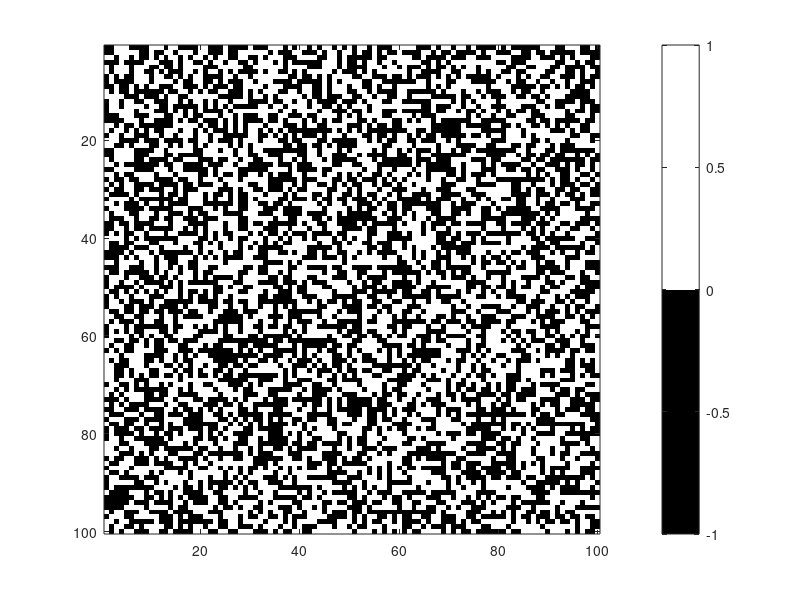

Reproduce this figure in MATLAB. (Note: this script raises an error after producing the figure.)
clear all
close all;
tic
% MATLAB code for Hysteresis curve using Ising model, Monte Carlo method, and Metropolis conditions

% Parameters
L_rows = 100; % Number of rows in lattice
L_cols = 100; % Number of columns in lattice
J = 1; % Interaction energy (positive for ferromagnetic material)
T = 1.5; % Temperature (in units of J/kB)
H_vals = linspace(0, 3, 5000); % Range of external magnetic field (0 to 10)
steps_per_H = 5000; % Monte Carlo steps for each H value

% Initialize spin lattice with random spins (-1 or +1)
spin_lattice = 2 * randi([0, 1], L_rows, L_cols) - 1; 

% Display initial lattice configuration
figure;
imagesc(spin_lattice);
colormap([0 0 0; 1 1 1]); % Custom colormap: black for -1, white for 1
caxis([-1 1]); % Set color axis limits to fix mapping
colorbar('Ticks', [-1, 1], 'TickLabels', {'-1', '1'});
title('Initial Spin Lattice');
xlabel('X Position');
ylabel('Y Position');
set(gca, 'YDir', 'normal'); % Reverse y-axis direction
drawnow;
toc
% Initialize magnetization and field arrays
magnetization = zeros(1, length(H_vals));

% Function to calculate energy of a given spin configuration
function E = calculate_energy(spin_lattice, L_rows, L_cols, J, H)
    E = 0;
    for i = 1:L_rows
        for j = 1:L_cols
            % Sum over nearest neighbors with periodic boundary conditions
            S = spin_lattice(i, j);
            neighbors = spin_lattice(mod(i, L_rows) + 1, j) + spin_lattice(mod(i - 2, L_rows) + 1, j) + ...
                        spin_lattice(i, mod(j, L_cols) + 1) + spin_lattice(i, mod(j - 2, L_cols) + 1);
            E = E - J * S * neighbors - H * S;
        end
    end
end







%Initial starting from 0
% Monte Carlo simulation with Metropolis algorithm for forward field sweep (0 to 10)
for h = 1:length(H_vals)
    H = H_vals(h); % Current magnetic field
    for step = 1:steps_per_H
        % Choose a random spin to flip
        i = randi([1, L_rows]);
        j = randi([1, L_cols]);

        % Calculate energy difference (dE) if this spin is flipped
        S = spin_lattice(i, j);
        neighbors = spin_lattice(mod(i, L_rows) + 1, j) + spin_lattice(mod(i - 2, L_rows) + 1, j) + ...
                    spin_lattice(i, mod(j, L_cols) + 1) + spin_lattice(i, mod(j - 2, L_cols) + 1);
        dE = 2 * S * (J * neighbors + H);

        % Metropolis condition: accept flip if dE < 0 or with probability exp(-dE / T)
        if dE < 0 || rand() < exp(-dE / T)
            spin_lattice(i, j) = -S;
        end
    end
    
    % Calculate magnetization after equilibration for this H
    magnetization(h) = mean(spin_lattice(:));
end

figure;
imagesc(spin_lattice);
colormap([0 0 0; 1 1 1]); % Custom colormap: black for -1, white for 1
caxis([-1 1]); % Set color axis limits to fix mapping
colorbar('Ticks', [-1, 1], 'TickLabels', {'-1', '1'});
title('Forward field Spin Lattice');
xlabel('X Position');
ylabel('Y Position');
set(gca, 'YDir', 'normal'); % Reverse y-axis direction
drawnow;
toc









% Reverse the field sweep:
H_vals_back = linspace(3, -3, 5000); % Range of external magnetic field (10 to -10)
magnetization_back = zeros(1, length(H_vals_back));

% Start reverse sweep from the final lattice state of forward sweep
spin_lattice_back = spin_lattice;

% Monte Carlo simulation with Metropolis algorithm for reverse field sweep (10 to -10)
for h = 1:length(H_vals_back)
    H = H_vals_back(h); % Current magnetic field
    for step = 1:steps_per_H
        % Choose a random spin to flip
        i = randi([1, L_rows]);
        j = randi([1, L_cols]);

        % Calculate energy difference (dE) if this spin is flipped
        S = spin_lattice_back(i, j);
        neighbors = spin_lattice_back(mod(i, L_rows) + 1, j) + spin_lattice_back(mod(i - 2, L_rows) + 1, j) + ...
                    spin_lattice_back(i, mod(j, L_cols) + 1) + spin_lattice_back(i, mod(j - 2, L_cols) + 1);
        dE = 2 * S * (J * neighbors + H);

        % Metropolis condition: accept flip if dE < 0 or with probability exp(-dE / T)
        if dE < 0 || rand() < exp(-dE / T)
            spin_lattice_back(i, j) = -S;
        end
    end
    
    % Calculate magnetization after equilibration for this H
    magnetization_back(h) = mean(spin_lattice_back(:));
end
figure;
imagesc(spin_lattice_back);
colormap([0 0 0; 1 1 1]); % Custom colormap: black for -1, white for 1
caxis([-1 1]); % Set color axis limits to fix mapping
colorbar('Ticks', [-1, 1], 'TickLabels', {'-1', '1'});
title('Reverse field Spin Lattice');
xlabel('X Position');
ylabel('Y Position');
set(gca, 'YDir', 'normal'); % Reverse y-axis direction
drawnow;
toc










% Forward the field sweep again:
H_vals_forw = linspace(-3, 3, 5000); % Range of external magnetic field (10 to -10)
magnetization_forw = zeros(1, length(H_vals_forw));

% Start reverse sweep from the final lattice state of forward sweep
spin_lattice_forw = spin_lattice_back;

% Monte Carlo simulation with Metropolis algorithm for reverse field sweep (10 to -10)
for h = 1:length(H_vals_forw)
    H = H_vals_forw(h); % Current magnetic field
    for step = 1:steps_per_H
        % Choose a random spin to flip
        i = randi([1, L_rows]);
        j = randi([1, L_cols]);

        % Calculate energy difference (dE) if this spin is flipped
        S = spin_lattice_forw(i, j);
        neighbors = spin_lattice_forw(mod(i, L_rows) + 1, j) + spin_lattice_forw(mod(i - 2, L_rows) + 1, j) + ...
                    spin_lattice_forw(i, mod(j, L_cols) + 1) + spin_lattice_forw(i, mod(j - 2, L_cols) + 1);
        dE = 2 * S * (J * neighbors + H);

        % Metropolis condition: accept flip if dE < 0 or with probability exp(-dE / T)
        if dE < 0 || rand() < exp(-dE / T)
            spin_lattice_forw(i, j) = -S;
        end
    end
    
    % Calculate magnetization after equilibration for this H
    magnetization_forw(h) = mean(spin_lattice_forw(:));
end
figure;
imagesc(spin_lattice_forw);
colormap([0 0 0; 1 1 1]); % Custom colormap: black for -1, white for 1
caxis([-1 1]); % Set color axis limits to fix mapping
colorbar('Ticks', [-1, 1], 'TickLabels', {'-1', '1'});
title('Reverse field Spin Lattice');
xlabel('X Position');
ylabel('Y Position');
set(gca, 'YDir', 'normal'); % Reverse y-axis direction
drawnow;
toc



% Plot Hysteresis curve (Forward sweep)
figure;
plot(H_vals, magnetization, 'o', 'DisplayName', 'Forward Sweep');
hold on;
plot(H_vals_back, magnetization_back, 'o', 'DisplayName', 'Reverse Sweep');
hold on;
plot(H_vals_forw, magnetization_forw, 'o', 'DisplayName', 'Forward Back Sweep');

xlabel('Magnetic Field H');
ylabel('Magnetization M');
title('Hysteresis Curve using Ising Model and Monte Carlo Method');
legend('show');
grid on;
